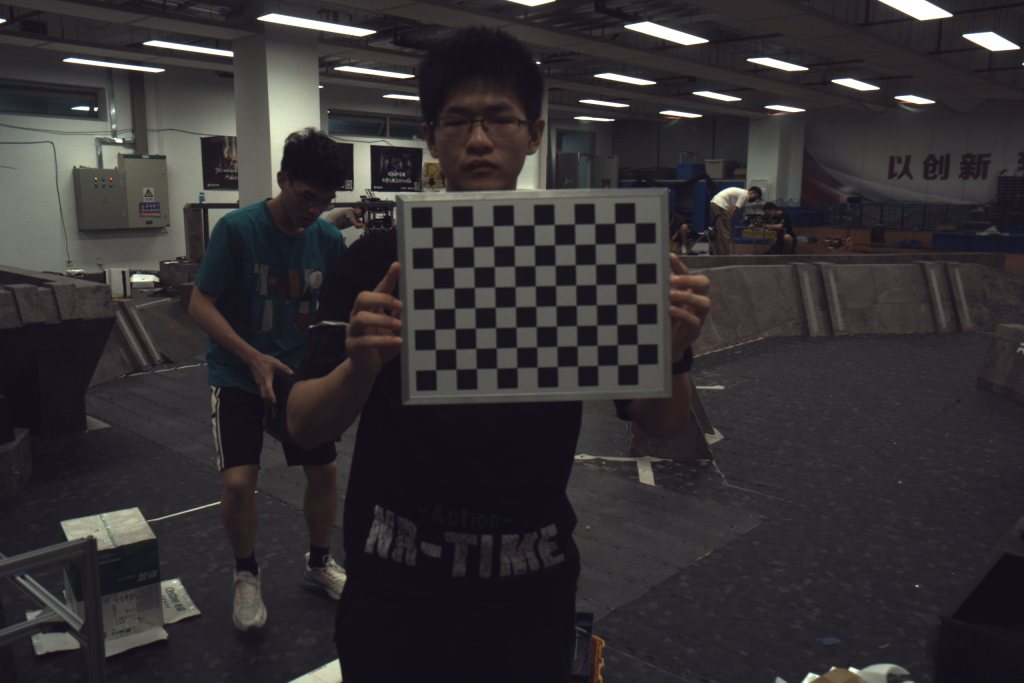
#> input picture resources/cam_data/cam_left/0.jpg, 3072 x 2048 px (shown at 1/3 size); its folder holds 3 pictures in this run
$ python cali_pre.py
#> lines starting #> are read from the running program, lines starting #| are printed output that depends on the picture
import cv2
import numpy as np


def calibrate_single(imgNums, CheckerboardSize, Nx_cor, Ny_cor, name, saveFile=False):
    '''
    单目(普通+广角/鱼眼)摄像头标定
    :param imgNums: 标定所需样本数,一般在20~40之间.按键盘空格键实时拍摄
    :param CheckerboardSize: 标定的棋盘格尺寸,必须为整数.(单位:mm或0.1mm)
    :param Nx_cor: 棋盘格横向内角数
    :param Ny_cor: 棋盘格纵向内角数
    :param saveFile: 是否保存标定结果,默认不保存.
    :param name: 相机类型
    :return mtx: 内参数矩阵.{f_x}{0}{c_x}{0}{f_y}{c_y}{0}{0}{1}
    :return dist: 畸变系数.(k_1,k_2,p_1,p_2,k_3)
    '''
#> called with imgNums = 35, CheckerboardSize = 25, Nx_cor = 11, Ny_cor = 8, name = 'cam_left', saveFile = False
    # 找棋盘格角点(角点精准化迭代过程的终止条件)
    criteria = (cv2.TERM_CRITERIA_EPS + cv2.TERM_CRITERIA_MAX_ITER, CheckerboardSize, 1e-6)  # (3,27,1e-6)
    flags = cv2.CALIB_CB_ADAPTIVE_THRESH + cv2.CALIB_CB_FAST_CHECK + cv2.CALIB_CB_NORMALIZE_IMAGE  # 11
    flags_fisheye = cv2.fisheye.CALIB_RECOMPUTE_EXTRINSIC + cv2.fisheye.CALIB_CHECK_COND + cv2.fisheye.CALIB_FIX_SKEW  # 14

    # 世界坐标系中的棋盘格点,例如(0,0,0), (1,0,0), (2,0,0) ....,(8,5,0)
    objp = np.zeros((1, Nx_cor * Ny_cor, 3), np.float32)
    objp[0, :, :2] = np.mgrid[0:Nx_cor, 0:Ny_cor].T.reshape(-1, 2)

    # 储存棋盘格角点的世界坐标和图像坐标对
    objpoints = []  # 在世界坐标系中的三维点
    imgpoints = []  # 在图像平面的二维点

    count = 0  # 用来标志成功检测到的棋盘格画面数量

    for i in range(imgNums):
        frame = cv2.imread(f"./{name}/" + str(i) + '.jpg')
#> frame is the input picture: shape (2048, 3072, 3); mean B, G, R 50.3, 48.1, 51.2
        # frame = cv2.resize(frame, (640,640))
        cv2.imshow('frame', frame)
        gray = cv2.cvtColor(frame, cv2.COLOR_BGR2GRAY)
        # 寻找棋盘格模板的角点
        ok, corners = cv2.findChessboardCorners(gray, (Nx_cor, Ny_cor), flags)
#> ok = True; corners = 88 rows, first 8: [1297.5, 682], [1357.5, 681.5], [1419.5, 679.5], [1480.5, 678], [1541.5, 677], [1602.5, 675.5], [1663.5, 675.5], [1724.5, 673]
        if count >= imgNums:
            break
        if ok:  # 如果找到，添加目标点，图像点
            objpoints.append(objp)
            cv2.cornerSubPix(gray, corners, (5, 5), (-1, -1), criteria)  # 获取更精确的角点位置
            imgpoints.append(corners)

            # 将角点在图像上显示
            cv2.drawChessboardCorners(frame, (Nx_cor, Ny_cor), corners, ok)
            count += 1
            print('NO.' + str(count))
            cv2.imshow('frame', cv2.resize(frame, (1024, 648)))
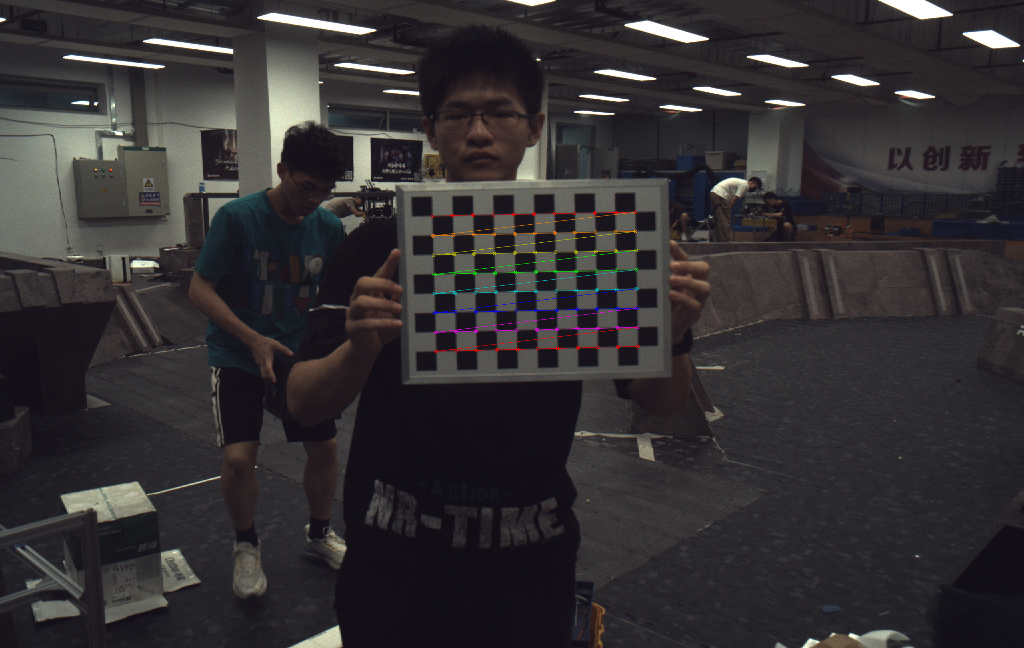
#> window 'frame': shape (648, 1024, 3); mean B, G, R 50.3, 48.1, 51.4
            cv2.waitKey(500)
#> pass 2 of the loop in calibrate_single, `for i in range(imgNums):`:
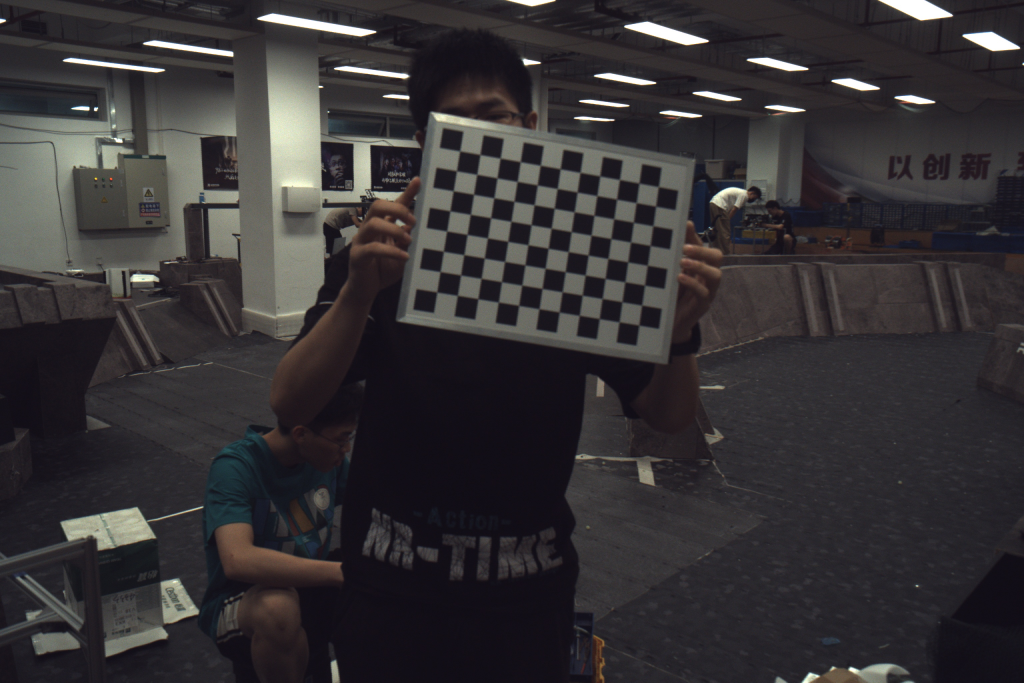
#> input picture resources/cam_data/cam_left/1.jpg, 3072 x 2048 px (shown at 1/3 size)
#> in calibrate_single, frame is the input picture: shape (2048, 3072, 3); mean B, G, R 53, 50.9, 53.9
#> corners = 88 rows, first 8: [1380.5, 453.5], [1441.5, 465], [1501.5, 475.5], [1561.5, 486], [1622.5, 496.5], [1681.5, 508], [1741.5, 517.5], [1800.5, 529.5]
#> in calibrate_single, `cv2.imshow('frame', cv2.resize(frame, (1024, 648)))`:
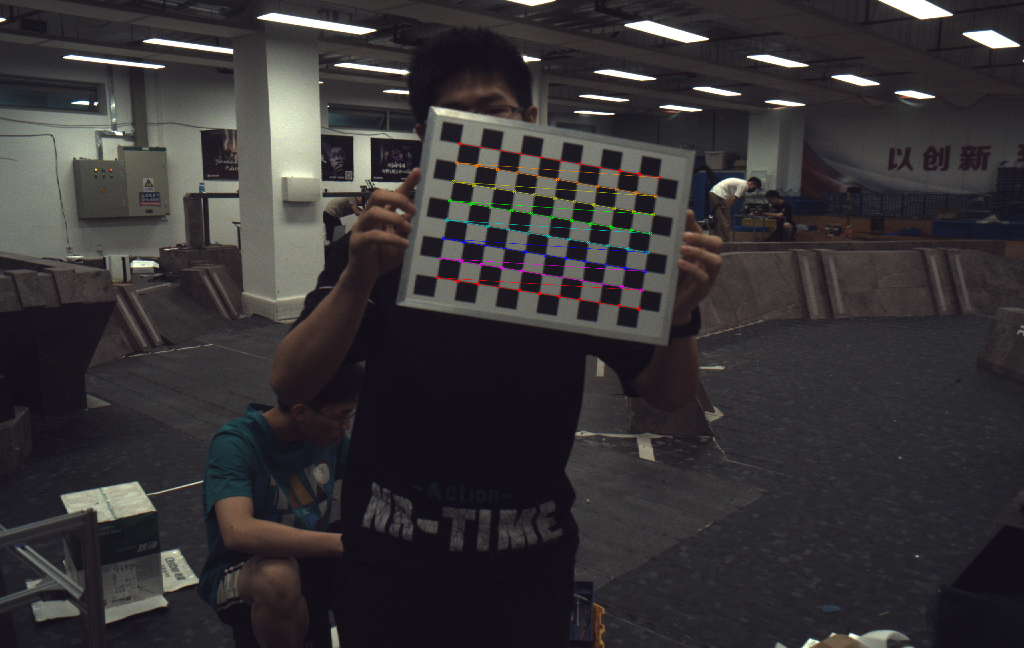
#> window 'frame': shape (648, 1024, 3); mean B, G, R 53, 50.9, 54

    global mtx, dist

    # 标定. rvec和tvec是在获取了相机内参mtx,dist之后通过内部调用solvePnPRansac()函数获得的
    # ret为标定结果，mtx为内参数矩阵，dist为畸变系数，rvecs为旋转矩阵，tvecs为平移向量
    ret, mtx, dist, rvecs, tvecs = cv2.calibrateCamera(
        objpoints, imgpoints, gray.shape[:2][::-1], None, criteria
    )
    # 摄像头内参mtx = [[f_x,0,c_x][0,f_y,c_y][0,0,1]]
    print('mtx=np.array( ' + str(mtx.tolist()) + " )")
    # 畸变系数dist = (k1,k2,p1,p2,k3)
    print('dist=np.array( ' + str(dist.tolist()) + " )")

    # 鱼眼/大广角镜头的单目标定
    K = np.zeros((3, 3))
    D = np.zeros((4, 1))
    RR = [np.zeros((1, 1, 3), dtype=np.float64) for i in range(len(objpoints))]
    TT = [np.zeros((1, 1, 3), dtype=np.float64) for i in range(len(objpoints))]
    rms, _, _, _, _ = cv2.fisheye.calibrate(
        objpoints, imgpoints, gray.shape[:2][::-1], K, D, RR, TT, flags_fisheye, criteria
    )
    # 摄像头内参,此结果与mtx相比更为稳定和精确
    print("K=np.array( " + str(K.tolist()) + " )")
    # 畸变系数D = (k1,k2,k3,k4)
    print("D=np.array( " + str(D.tolist()) + " )")
    # 计算反投影误差
    mean_error = 0
    for i in range(len(objpoints)):
        imgpoints2, _ = cv2.projectPoints(objpoints[i], rvecs[i], tvecs[i], mtx, dist)
        error = cv2.norm(imgpoints[i], imgpoints2, cv2.NORM_L2) / len(imgpoints2)
        mean_error += error
    print("total error: ", mean_error / len(objpoints))

    if saveFile:
        np.savez("./calibrate.npz", mtx=mtx, dist=dist, K=K, D=D)
    cv2.destroyAllWindows()
    return mtx, dist, K, D


if __name__ == "__main__":
#> (the run stopped early here; a loop or call above may not have finished)
